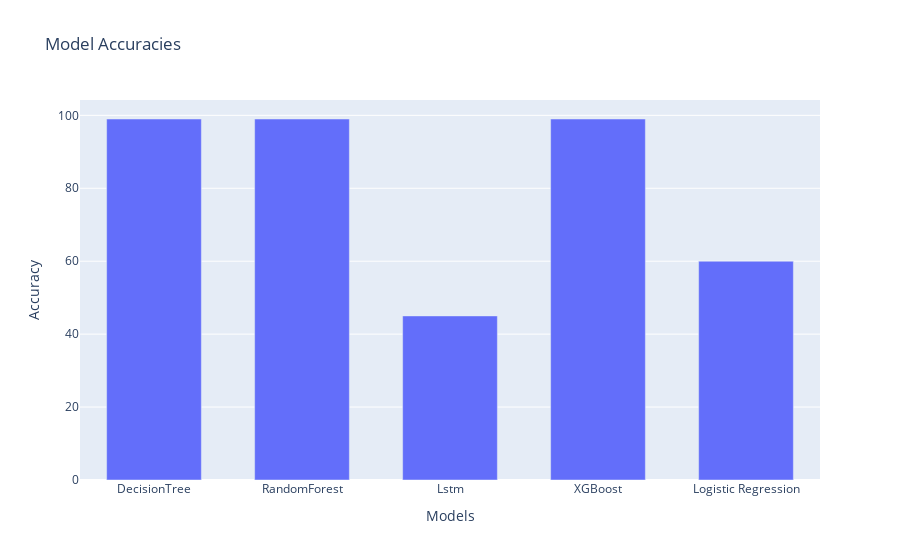

Notebook cell for this chart:
### Code cell
import plotly.graph_objects as go

# Data for Models and their Accuracies

model_names = ['DecisionTree', 'RandomForest', 'Lstm', 'XGBoost','Logistic Regression']
accuracies = [99, 99,45 ,99 ,60]

# Create the bar chart
fig = go.Figure()
fig.add_trace(go.Bar(
    x=model_names,
    y=accuracies,
    name='Accuracy'
))

# Set the layout
fig.update_layout(
    title='Model Accuracies',
    xaxis_title='Models',
    yaxis_title='Accuracy',
    barmode='group',
    bargroupgap=0.2
)

# Show the plot
fig.show()

### Figure 1 — Plotly figure (JSON) as saved in the notebook; plotly's stock layout.template omitted (floating-point values rounded to 4 significant figures)
{"data": [{"name": "Accuracy", "type": "bar", "x": ["DecisionTree", "RandomForest", "Lstm", "XGBoost", "Logistic Regression"], "y": [99, 99, 45, 99, 60]}], "layout": {"bargroupgap": 0.2, "barmode": "group", "title": {"text": "Model Accuracies"}, "xaxis": {"title": {"text": "Models"}}, "yaxis": {"title": {"text": "Accuracy"}}}}
